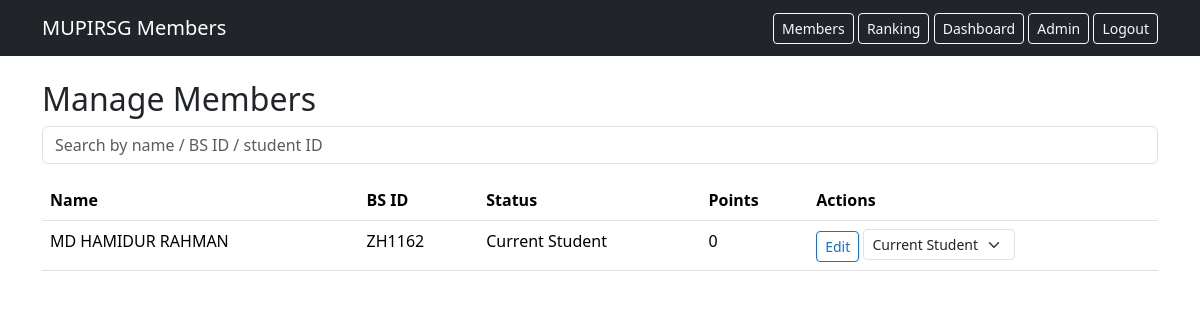
/members/admin/members/ (signed in), run on the app's committed database.
### members/models.py (models this page shows, shortened)
class MemberProfile(models.Model):
    class Status(models.TextChoices):
        CURRENT_STUDENT = "current", "Current Student"
        PASSED_OUT = "passed_out", "Passed Out"
    class BloodGroup(models.TextChoices):
        A_POS = "A+", "A+"
        A_NEG = "A-", "A-"
        B_POS = "B+", "B+"
        B_NEG = "B-", "B-"
        AB_POS = "AB+", "AB+"
        AB_NEG = "AB-", "AB-"
        O_POS = "O+", "O+"
        O_NEG = "O-", "O-"
        UNKNOWN = "unknown", "Unknown"
    user = models.OneToOneField(
        settings.AUTH_USER_MODEL,
        on_delete=models.CASCADE,
        related_name="member_profile",
    )
    bs_id = models.CharField(
        "BS ID",
        max_length=32,
        unique=True,
        db_index=True,
        help_text="The member's existing Bangladesh Scouts ID. This is the only member identifier used in this app.",
    )
    full_name = models.CharField(max_length=150)
    profile_photo = models.ImageField(
        upload_to=profile_photo_upload_path,
        blank=True,
        null=True,
        validators=[FileExtensionValidator(allowed_extensions=["jpg", "jpeg", "png", "webp"])],
    )
    student_id = models.CharField("Student ID / Roll Number", max_length=50, blank=True)
    department = models.CharField(max_length=100, blank=True, db_index=True)
    technology = models.CharField("Technology / Trade", max_length=100, blank=True)
    semester = models.CharField(max_length=20, blank=True)
    session = models.CharField(max_length=20, blank=True, db_index=True)
    phone = models.CharField(max_length=20, blank=True)
    email = models.EmailField(blank=True, help_text="Optional if it duplicates the account email.")
    address = models.TextField(blank=True)
    blood_group = models.CharField(max_length=10, choices=BloodGroup.choices, default=BloodGroup.UNKNOWN, blank=True)
    joining_date = models.DateField(null=True, blank=True)
    registration_number = models.CharField(max_length=50, blank=True)
    biography = models.TextField("Short Biography", blank=True, max_length=1000)
    status = models.CharField(max_length=20, choices=Status.choices, default=Status.CURRENT_STUDENT, db_index=True)
    created_at = models.DateTimeField(auto_now_add=True)
    updated_at = models.DateTimeField(auto_now=True)
    class Meta:
        ordering = ["full_name"]
        indexes = [
            models.Index(fields=["status", "session"]),
            models.Index(fields=["department", "session"]),
        ]

### members/views.py (the view)
# urls.py: path("admin/members/", views.admin_member_list, name="admin_member_list"),
@admin_required
def admin_member_list(request):
    q = request.GET.get("q", "")
    qs = MemberProfile.objects.annotate(total_points_annotated=Sum("score_records__points"))
    if q:
        qs = qs.filter(Q(full_name__icontains=q) | Q(bs_id__icontains=q) | Q(student_id__icontains=q))
    qs = qs.order_by("full_name")
    paginator = Paginator(qs, PAGE_SIZE)
    page_obj = paginator.get_page(request.GET.get("page"))
    return render(request, "members/admin_members.html", {"page_obj": page_obj, "q": q})

### members/permissions.py (called while the page is built)
def admin_required(view_func):
    @wraps(view_func)
    @login_required
    def _wrapped(request, *args, **kwargs):
        if not request.user.is_staff:
            raise PermissionDenied("You do not have permission to access this page.")
        return view_func(request, *args, **kwargs)
    return _wrapped

### members/templates/members/admin_members.html (shortened to what this page needs)
{% extends "members/base.html" %}
{% block content %}
<h2>Manage Members</h2>
<form method="get" class="mb-3"><input type="text" name="q" value="{{ q }}" class="form-control" placeholder="Search by name / BS ID / student ID"></form>
<table class="table">
  <thead><tr><th>Name</th><th>BS ID</th><th>Status</th><th>Points</th><th>Actions</th></tr></thead>
  <tbody>
    {% for m in page_obj %}
    <tr>
      <td>{{ m.full_name }}</td><td>{{ m.bs_id }}</td><td>{{ m.get_status_display }}</td>
      <td>{{ m.total_points_annotated|default:0 }}</td>
      <td>
        <a href="{% url 'members:admin_member_edit' m.bs_id %}" class="btn btn-sm btn-outline-primary">Edit</a>
        <form method="post" action="{% url 'members:admin_member_status_change' m.bs_id %}" style="display:inline">
          <select name="status" onchange="this.form.submit()" class="form-select form-select-sm d-inline w-auto">
            <option value="current" {% if m.status == 'current' %}selected{% endif %}>Current Student</option>
          </select>
        </form>
      </td>
    </tr>
    {% endfor %}
  </tbody>
</table>
{% endblock %}

### data on the page
MemberProfile: full_name "MD HAMIDUR RAHMAN", bs_id "ZH1162", status "Current Student", total_points_annotated "0"
